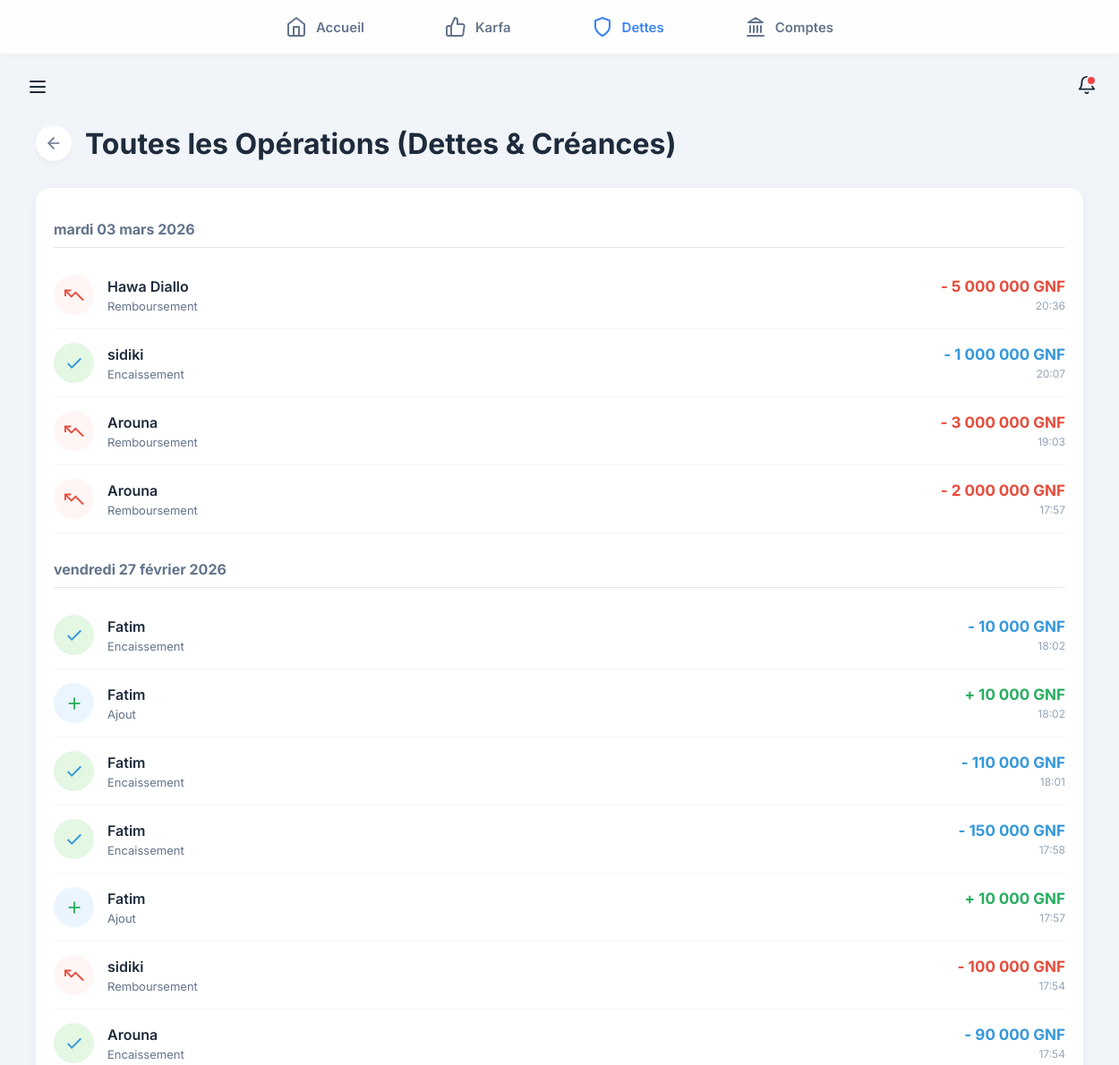
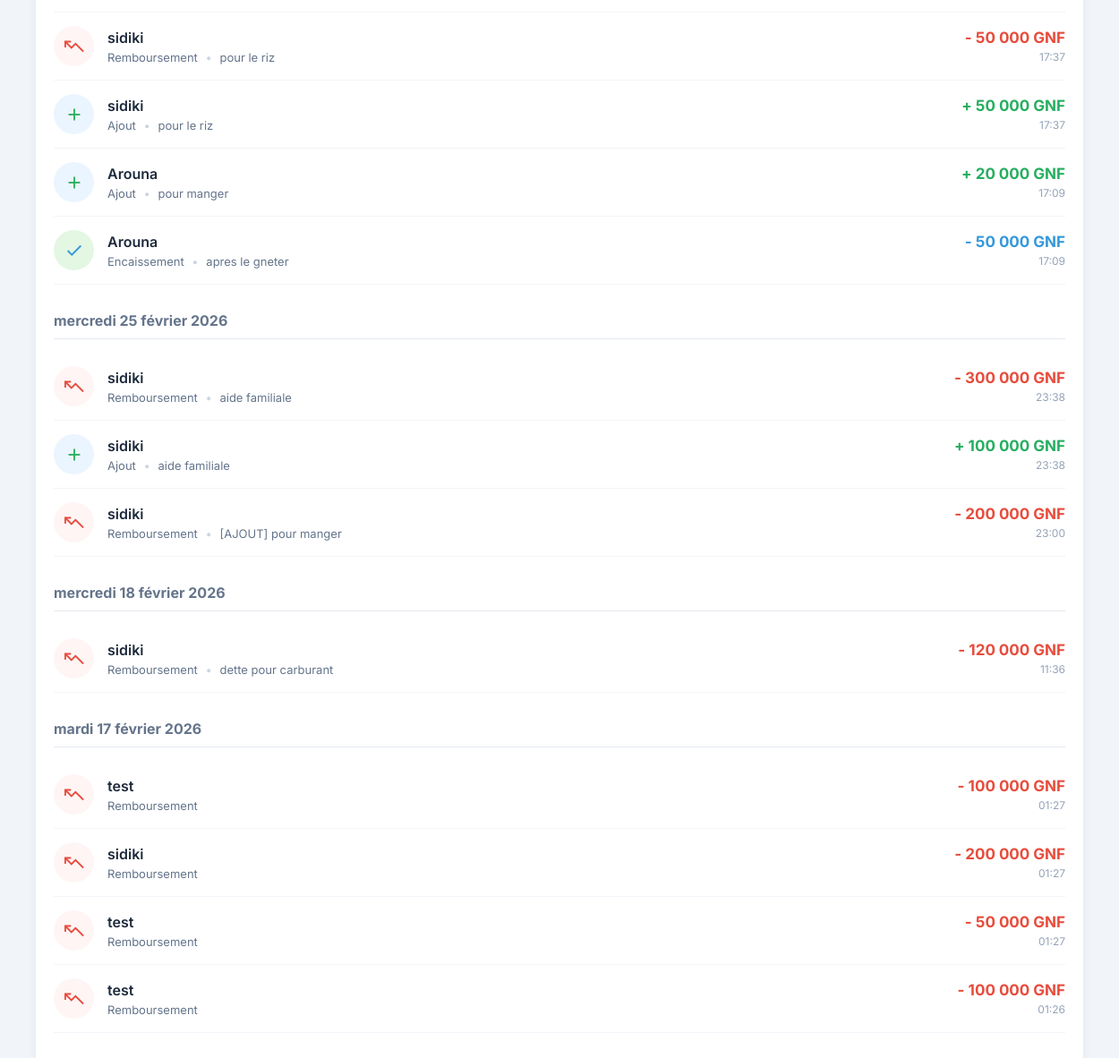
The app's page /dettes/operations/ (signed in) with its own data (2 pictures, top to bottom).
### backend/modules/dettes/models/remboursement.py (models this page shows, shortened)
class Remboursement(models.Model):
    TYPE_CHOIX = [
        ('AJOUT', 'Ajout'),
        ('REMBOURSEMENT', 'Remboursement'),
        ('ENCAISSEMENT', 'Encaissement'),
    ]
    dette = models.ForeignKey(Dette, on_delete=models.CASCADE, related_name='paiements')
    type = models.CharField(max_length=20, choices=TYPE_CHOIX, default='REMBOURSEMENT')
    montant = models.DecimalField(max_digits=12, decimal_places=0)
    date = models.DateTimeField(auto_now_add=True)
    note = models.TextField(blank=True)
    class Meta:
        app_label = 'dettes'

### backend/modules/dettes/models/dette.py (models this page shows, shortened)
class Dette(models.Model):
    SENS_CHOICES = [
        ('JE_DOIS', 'Je dois'),
        ('ON_ME_DOIT', 'On me doit'),
    ]
    STATUT_CHOICES = [
        ('NON_PAYEE', 'Non payée'),
        ('PARTIELLEMENT_PAYEE', 'Partiellement payée'),
        ('PAYEE', 'Payée'),
        ('EN_LITIGE', 'En litige'),
    ]
    sens = models.CharField(max_length=20, choices=SENS_CHOICES)
    cree_par = models.ForeignKey(User, on_delete=models.CASCADE, related_name='dettes', null=True)
    compte_debit = models.ForeignKey('comptes.CompteArgent', on_delete=models.SET_NULL, null=True, blank=True, related_name='dettes_liees')
    montant = models.DecimalField(max_digits=12, decimal_places=0)
    montant_restant = models.DecimalField(max_digits=12, decimal_places=0, default=0)
    personne = models.CharField(max_length=100)
    motif = models.TextField(blank=True)
    echeance = models.DateField(null=True, blank=True)
    garantie = models.TextField(blank=True)
    statut = models.CharField(max_length=20, choices=STATUT_CHOICES, default='NON_PAYEE')
    date_creation = models.DateTimeField(auto_now_add=True)
    date_dernier_paiement = models.DateTimeField(null=True, blank=True)
    archive = models.BooleanField(default=False)
    date_archivage = models.DateTimeField(null=True, blank=True)
    class Meta:
        app_label = 'dettes'

### backend/modules/dettes/views/operations.py (the view)
# urls.py: path('operations/', toutes_operations_dettes, name='toutes_operations_dettes'),
@login_required
def toutes_operations_dettes(request):
    operations = Remboursement.objects.filter(dette__cree_par=request.user).order_by('-date')
    return render(request, 'modules/dettes/operations.html', {'operations': operations})

### backend/modules/core/templatetags/custom_filters.py (called while the page is built)
@register.filter
def milliers(value):
    try:
        num = float(value)
        if num == int(num):
            return f"{int(num):,}".replace(",", " ")
        return f"{num:,.3f}".rstrip('0').rstrip('.').replace(",", " ").replace(".", ",")
    except:
        return value

### frontend/templates/modules/dettes/operations.html
{% extends "base.html" %}
{% load custom_filters %}
{% block content %}
<div style="display: flex; justify-content: space-between; align-items: center; margin-bottom: 30px;">
    <div style="display: flex; align-items: center; gap: 15px;">
        <a href="{% url 'dettes:liste_dettes' %}"
            style="text-decoration: none; color: #64748b; display: flex; align-items: center; justify-content: center; width: 40px; height: 40px; border-radius: 50%; background: white; box-shadow: 0 2px 4px rgba(0,0,0,0.05);">
            <svg width="20" height="20" viewBox="0 0 24 24" fill="none" stroke="currentColor" stroke-width="2"
                stroke-linecap="round" stroke-linejoin="round">
                <line x1="19" y1="12" x2="5" y2="12"></line>
                <polyline points="12 19 5 12 12 5"></polyline>
            </svg>
        </a>
        <h1 style="margin: 0;">Toutes les Opérations (Dettes & Créances)</h1>
    </div>
</div>
<div style="background: white; border-radius: 16px; padding: 20px; box-shadow: 0 4px 12px rgba(0,0,0,0.05);">
    {% if operations %}
    {% regroup operations by date|date:"Y-m-d" as ops_par_jour %}
    {% for group in ops_par_jour %}
    <div style="margin-bottom: 30px;">
        <h3
            style="font-size: 16px; color: #64748b; margin-bottom: 15px; border-bottom: 1px solid #e2e8f0; padding-bottom: 10px;">
            {% if group.grouper == today_date %}Aujourd'hui
            {% elif group.grouper == yesterday_date %}Hier
            {% else %}{{ group.list.0.date|date:"l d F Y" }}{% endif %}
        </h3>
        {% for op in group.list %}
        <div
            style="display: flex; justify-content: space-between; align-items: center; padding: 15px 0; border-bottom: 1px solid #f1f5f9;">
            <div style="display: flex; align-items: center; gap: 15px;">
                <div
                    style="width: 45px; height: 45px; border-radius: 50%; background: {% if op.type == 'AJOUT' %}#ebf5ff{% elif op.type == 'ENCAISSEMENT' %}#e3f7e3{% else %}#fff5f5{% endif %}; display: flex; align-items: center; justify-content: center;">
                    {% if op.type == 'AJOUT' %}
                    <svg width="22" height="22" viewBox="0 0 24 24" fill="none" stroke="#27ae60" stroke-width="2">
                        <line x1="12" y1="5" x2="12" y2="19"></line>
                        <line x1="5" y1="12" x2="19" y2="12"></line>
                    </svg>
                    {% elif op.type == 'ENCAISSEMENT' %}
                    <svg width="22" height="22" viewBox="0 0 24 24" fill="none" stroke="#3498db" stroke-width="2">
                        <polyline points="20 6 9 17 4 12"></polyline>
                    </svg>
                    {% else %}
                    <svg width="22" height="22" viewBox="0 0 24 24" fill="none" stroke="#e74c3c" stroke-width="2">
                        <polyline points="23 18 13.5 8.5 8.5 13.5 1 6"></polyline>
                        <polyline points="1 13 1 6 8 6"></polyline>
                    </svg>
                    {% endif %}
                </div>
                <div>
                    <div style="font-weight: 600; font-size: 16px; color: #1e2b3c;">
                        {{ op.dette.personne }}
                    </div>
                    <div style="font-size: 13px; color: #64748b; margin-top: 4px;">
                        {{ op.get_type_display }}
                        {% if op.note %}
                        <span style="color: #cbd5e1; margin: 0 5px;">•</span> {{ op.note }}
                        {% endif %}
                    </div>
                </div>
            </div>
            <div style="display: flex; flex-direction: column; align-items: flex-end;">
                <div style="font-weight: 700; font-size: 17px; color: {% if op.type == 'AJOUT' %}#27ae60{% elif op.type == 'REMBOURSEMENT' %}#e74c3c{% else %}#3498db{% endif %};">
                    {% if op.type == 'AJOUT' %}+{% else %}-{% endif %} {{ op.montant|milliers }} GNF
                </div>
                <div style="font-size: 12px; color: #94a3b8; margin-top: 4px;">
                    {{ op.date|date:"H:i" }}
                </div>
            </div>
        </div>
        {% endfor %}
    </div>
    {% endfor %}
    {% else %}
    <div style="text-align: center; padding: 40px; color: #64748b;">
        <p>Aucune opération n'a été enregistrée pour le moment.</p>
    </div>
    {% endif %}
</div>
{% endblock %}

### frontend/static/css/base.css (style rules this page uses)
:root { --bg-global: #f1f5f9; --bg-card: #ffffff; --primary: #3b82f6; --text-main: #1e2b3c; --text-muted: #64748b; --nav-height: 60px; --radius-xl: 20px; --radius-md: 12px; --shadow-subtle: 0 4px 15px rgba(0, 0, 0, 0.04); --shadow-hover: 0 8px 25px rgba(0, 0, 0, 0.08); }
body { background-color: var(--bg-global) !important; margin: 0; padding: 0; font-family: 'Inter', sans-serif; color: var(--text-main); padding-bottom: calc(var(--nav-height) + 20px); -webkit-tap-highlight-color: transparent; }
@media (min-width: 768px) { body { padding-bottom: 0; padding-top: calc(var(--nav-height) + 80px); } }

### frontend/static/css/core.css (style rules this page uses)
:root { --color-primary-green: #27ae60; --color-primary-dark: #1e2b3c; --color-bg-light: #f8fafc; --color-text-body: #64748b; }
:root { --color-primary-green: #27ae60; --color-primary-dark: #1e2b3c; --color-bg-light: #f8fafc; --color-text-body: #64748b; --color-error: #ef4444; }

### records on screen
Remboursement: list.0 "mardi 03 mars 2026", dette.personne "Hawa Diallo", type "Remboursement", montant|milliers "5 000 000", date "20:36"
Remboursement: dette.personne "sidiki", type "Encaissement", montant|milliers "1 000 000", date "20:07"
Remboursement: dette.personne "Arouna", type "Remboursement", montant|milliers "3 000 000", date "19:03"
Remboursement: dette.personne "Arouna", type "Remboursement", montant|milliers "2 000 000", date "17:57"
Remboursement: list.0 "vendredi 27 février 2026", dette.personne "Fatim", type "Encaissement", montant|milliers "10 000", date "18:02"
Remboursement: dette.personne "Fatim", type "Ajout", montant|milliers "10 000", date "18:02"
Remboursement: dette.personne "Fatim", type "Encaissement", montant|milliers "110 000", date "18:01"
Remboursement: dette.personne "Fatim", type "Encaissement", montant|milliers "150 000", date "17:58"
Remboursement: dette.personne "Fatim", type "Ajout", montant|milliers "10 000", date "17:57"
Remboursement: dette.personne "sidiki", type "Remboursement", montant|milliers "100 000", date "17:54"
Remboursement: dette.personne "Arouna", type "Encaissement", montant|milliers "90 000", date "17:54"
Remboursement: dette.personne "sidiki", type "Remboursement", note "pour le riz", montant|milliers "50 000", date "17:37"
Remboursement: dette.personne "sidiki", type "Ajout", note "pour le riz", montant|milliers "50 000", date "17:37"
Remboursement: dette.personne "Arouna", type "Ajout", note "pour manger", montant|milliers "20 000", date "17:09"
Remboursement: dette.personne "Arouna", type "Encaissement", note "apres le gneter", montant|milliers "50 000", date "17:09"
Remboursement: list.0 "mercredi 25 février 2026", dette.personne "sidiki", type "Remboursement", note "aide familiale", montant|milliers "300 000", date "23:38"
Remboursement: dette.personne "sidiki", type "Ajout", note "aide familiale", montant|milliers "100 000", date "23:38"
Remboursement: dette.personne "sidiki", type "Remboursement", note "[AJOUT] pour manger", montant|milliers "200 000", date "23:00"
Remboursement: list.0 "mercredi 18 février 2026", dette.personne "sidiki", type "Remboursement", note "dette pour carburant", montant|milliers "120 000", date "11:36"
Remboursement: list.0 "mardi 17 février 2026", dette.personne "test", type "Remboursement", montant|milliers "100 000", date "01:27"
Remboursement: dette.personne "sidiki", type "Remboursement", montant|milliers "200 000", date "01:27"
Remboursement: dette.personne "test", type "Remboursement", montant|milliers "50 000", date "01:27"
Remboursement: dette.personne "test", type "Remboursement", montant|milliers "100 000", date "01:26"
